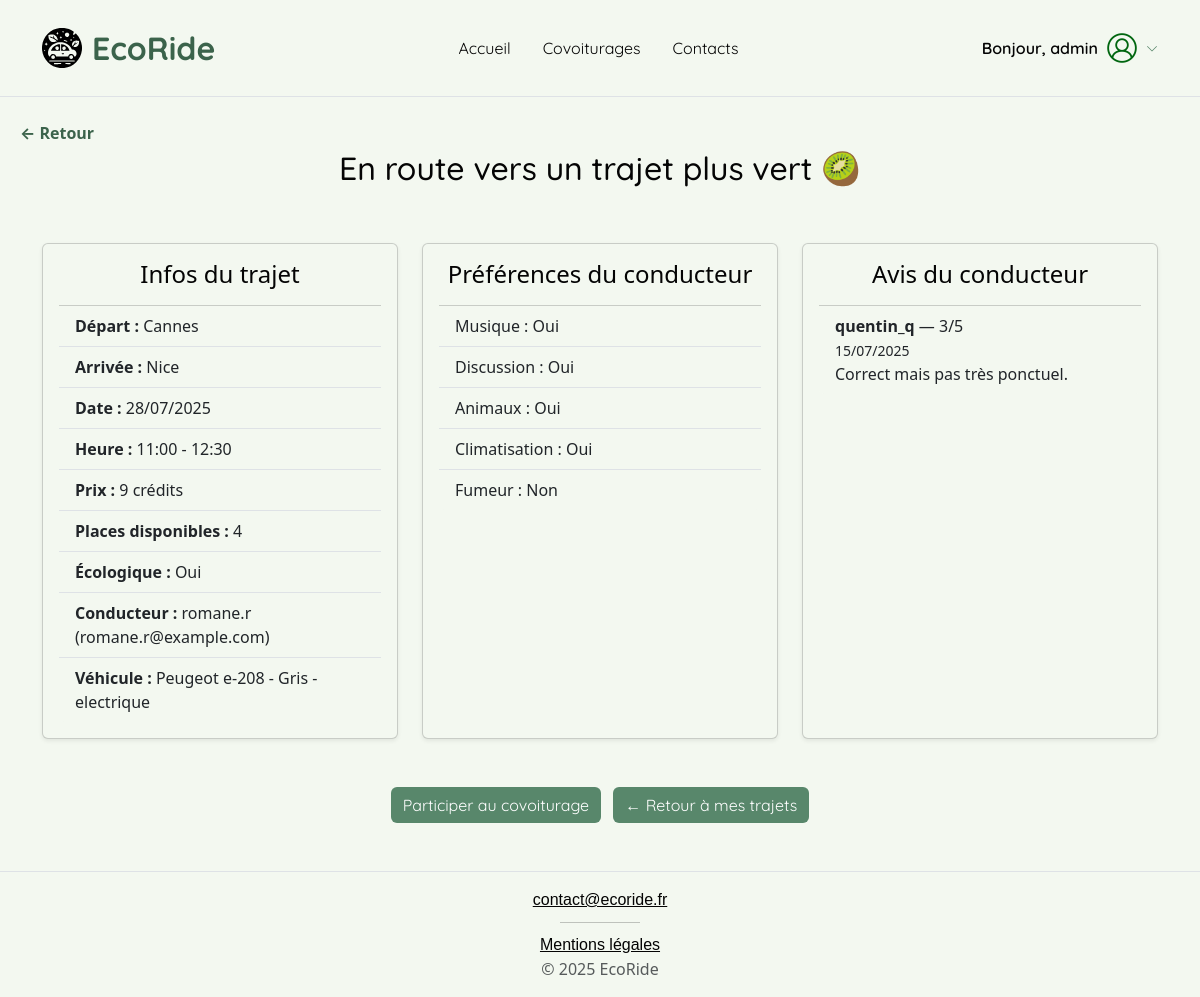
Page /pages/detail.php?id=18 (signed in) on the committed database.
### tables this page shows
CREATE TABLE `covoiturages` (
  `id` int(11) NOT NULL,
  `vehicule_id` int(11) NOT NULL,
  `conducteur_id` int(11) NOT NULL,
  `adresse_depart` varchar(255) NOT NULL,
  `adresse_arrivee` varchar(255) NOT NULL,
  `date_depart` date NOT NULL,
  `heure_depart` time NOT NULL,
  `heure_arrivee` time NOT NULL,
  `places_disponibles` int(11) NOT NULL,
  `prix` int(11) NOT NULL,
  `voyage_ecologique` tinyint(1) NOT NULL DEFAULT 0,
  `statut` enum('prévu','en_cours','termine') DEFAULT 'prévu',
  `termine` tinyint(1) DEFAULT 0,
  `validation_participant` tinyint(1) DEFAULT 0
);

CREATE TABLE `utilisateurs` (
  `id` int(11) NOT NULL,
  `pseudo` varchar(50) NOT NULL,
  `prenom` varchar(50) DEFAULT NULL,
  `nom_famille` varchar(50) DEFAULT NULL,
  `date_naissance` date DEFAULT NULL,
  `adresse_postale` text DEFAULT NULL,
  `telephone` varchar(20) DEFAULT NULL,
  `email` varchar(100) NOT NULL,
  `mot_de_passe` varchar(255) NOT NULL,
  `credits` int(11) DEFAULT 20,
  `role` enum('passager','chauffeur','passager_chauffeur','employe','administrateur') NOT NULL DEFAULT 'passager',
  `date_creation` datetime DEFAULT current_timestamp(),
  `photo_profil` varchar(255) DEFAULT NULL,
  `statut` varchar(20) NOT NULL DEFAULT 'actif'
);

CREATE TABLE `vehicules` (
  `id` int(11) NOT NULL,
  `utilisateur_id` int(11) NOT NULL,
  `plaque` varchar(20) NOT NULL,
  `date_immatriculation` date NOT NULL,
  `modele` varchar(50) NOT NULL,
  `marque` varchar(50) NOT NULL,
  `couleur` varchar(30) DEFAULT NULL,
  `energie` enum('essence','diesel','electrique','hybride') NOT NULL,
  `places_disponibles` int(11) NOT NULL DEFAULT 1
);

CREATE TABLE `avis` (
  `id` int(11) NOT NULL,
  `conducteur_id` int(11) NOT NULL,
  `auteur_id` int(11) DEFAULT NULL,
  `note` tinyint(4) NOT NULL CHECK (`note` between 1 and 5),
  `commentaire` text DEFAULT NULL,
  `date_avis` datetime DEFAULT current_timestamp()
);

### pages/detail.php (the view, shortened to what this page needs)
<?php
require_once __DIR__ . '/../config/db.php';
require_once '../templates/header.php';
$userId = isset($_SESSION['user_id']) ? (int) $_SESSION['user_id'] : null;
$userCredits = $_SESSION['user_credits'] ?? 0;
$id = (int) $_GET['id'];
try {
    $stmt = $pdo->prepare("
        SELECT c.*, u.pseudo, u.email, u.id AS conducteur_id, u.photo_profil,
               v.marque, v.modele, v.couleur, v.energie
        FROM covoiturages c
        JOIN utilisateurs u ON c.conducteur_id = u.id
        JOIN vehicules v ON c.vehicule_id = v.id
        WHERE c.id = :id
        LIMIT 1
    ");
    $stmt->execute(['id' => $id]);
    $trajet = $stmt->fetch(PDO::FETCH_ASSOC);
    $date = new DateTime($trajet['date_depart']);
    $heureDepart = new DateTime($trajet['heure_depart']);
    $heureArrivee = new DateTime($trajet['heure_arrivee']);
    $stmtPrefs = $pdo->prepare("SELECT * FROM preferences_conducteurs WHERE conducteur_id = :id LIMIT 1");
    $stmtPrefs->execute(['id' => $trajet['conducteur_id']]);
    $prefs = $stmtPrefs->fetch(PDO::FETCH_ASSOC);
    $stmtAvis = $pdo->prepare("
        SELECT a.commentaire, a.note, a.date_avis, u.pseudo AS auteur
        FROM avis a
        JOIN utilisateurs u ON a.auteur_id = u.id
        WHERE a.conducteur_id = :id
        ORDER BY a.date_avis DESC
    ");
    $stmtAvis->execute(['id' => $trajet['conducteur_id']]);
    $avis = $stmtAvis->fetchAll(PDO::FETCH_ASSOC);
    $dejaInscrit = false;
    if ($userId) {
        $check = $pdo->prepare("SELECT COUNT(*) FROM participations WHERE utilisateur_id = :uid AND covoiturage_id = :cid");
        $check->execute(['uid' => $userId, 'cid' => $id]);
        $dejaInscrit = (bool) $check->fetchColumn();
    }
} catch (PDOException $e) {
    error_log('Erreur PDO : ' . $e->getMessage());
    afficherErreur("Une erreur technique est survenue.");
}
?>
<?php if ($dejaInscrit): ?>
    <div class="alert alert-info text-center my-3">
        Vous participez déjà à ce trajet.
        <form action="../config/annuler_participation.php" method="post" class="mt-2">
            <input type="hidden" name="covoiturage_id" value="<?= htmlspecialchars($id) ?>">
            <button type="submit" class="btn btn-danger">Annuler ma participation</button>
        </form>
    </div>
    <?php else: ?>
        <?php if ($trajet['statut'] !== 'termine'): ?>
            <h2 class="text-center mt-1">En route vers un trajet plus vert 🥝</h2>
        <?php endif; ?>
    <?php endif; ?>
<div class="container my-5">
    <div class="row">
        <div class="col-md-4 mb-4">
            <div class="card eco-box p-3 shadow-sm h-100">
                <h4 class="mb-3 text-center">Infos du trajet</h4>
                <ul class="list-group list-group-flush">
                    <li class="list-group-item eco-box"><strong>Départ :</strong> <?= htmlspecialchars($trajet['adresse_depart']) ?></li>
                    <li class="list-group-item eco-box"><strong>Arrivée :</strong> <?= htmlspecialchars($trajet['adresse_arrivee']) ?></li>
                    <li class="list-group-item eco-box"><strong>Date :</strong> <?= htmlspecialchars($date->format('d/m/Y')) ?></li>
                    <li class="list-group-item eco-box"><strong>Heure :</strong> <?= htmlspecialchars($heureDepart->format('H:i')) ?> - <?= htmlspecialchars($heureArrivee->format('H:i')) ?></li>
                    <li class="list-group-item eco-box"><strong>Prix :</strong> <?= htmlspecialchars($trajet['prix']) ?> crédits</li>
                    <li class="list-group-item eco-box"><strong>Places disponibles :</strong> <?= htmlspecialchars($trajet['places_disponibles']) ?></li>
                    <li class="list-group-item eco-box"><strong>Écologique :</strong> <?= $trajet['voyage_ecologique'] ? 'Oui' : 'Non' ?></li>
                    <li class="list-group-item eco-box"><strong>Conducteur :</strong> <?= htmlspecialchars($trajet['pseudo']) ?> (<?= htmlspecialchars($trajet['email']) ?>)</li>
                    <li class="list-group-item eco-box"><strong>Véhicule :</strong> <?= htmlspecialchars("{$trajet['marque']} {$trajet['modele']} - {$trajet['couleur']} - {$trajet['energie']}") ?></li>
                </ul>
            </div>
        </div>
        <div class="col-md-4 mb-4">
            <div class="card eco-box p-3 shadow-sm h-100">
                <h4 class="text-center mb-3">Préférences du conducteur</h4>
                <?php if ($prefs): ?>
                    <ul class="list-group list-group-flush">
                        <li class="list-group-item eco-box">Musique : <?= $prefs['musique'] ? 'Oui' : 'Non' ?></li>
                        <li class="list-group-item eco-box">Discussion : <?= $prefs['discussion'] ? 'Oui' : 'Non' ?></li>
                        <li class="list-group-item eco-box">Animaux : <?= $prefs['animaux_acceptes'] ? 'Oui' : 'Non' ?></li>
                        <li class="list-group-item eco-box">Climatisation : <?= $prefs['climatisation'] ? 'Oui' : 'Non' ?></li>
                        <li class="list-group-item eco-box">Fumeur : <?= $prefs['fumeur'] ? 'Oui' : 'Non' ?></li>
                    </ul>
                <?php else: ?>
                    <p class="text-center">Aucune préférence indiquée.</p>
                <?php endif; ?>
            </div>
        </div>
        <div class="col-md-4 mb-4">
            <div class="card eco-box p-3 shadow-sm h-100">
                <h4 class="text-center mb-3">Avis du conducteur</h4>
                <?php if (!empty($avis)): ?>
                    <ul class="list-group list-group-flush" style="max-height: 400px; overflow-y: auto;">
                        <?php foreach ($avis as $a): ?>
                            <li class="list-group-item eco-box">
                                <strong><?= htmlspecialchars($a['auteur']) ?></strong> — <?= (int)$a['note'] ?>/5<br>
                                <small><?= date('d/m/Y', strtotime($a['date_avis'])) ?></small><br>
                                <?= nl2br(htmlspecialchars($a['commentaire'])) ?>
                            </li>
                        <?php endforeach; ?>
                    </ul>
                <?php else: ?>
                    <p class="text-center">Aucun avis pour ce conducteur.</p>
                <?php endif; ?>
            </div>
        </div>
    </div>
    <div class="text-center mt-4">
        <?php if (!$userId): ?>
            <div class="alert alert-info">Connectez-vous pour réserver ce trajet.</div>
            <a href="connexion.php" class="btn custom-btn mx-2">Se connecter</a>
            <a href="inscription.php" class="btn custom-btn mx-2">Créer un compte</a>
        <?php elseif (!$dejaInscrit): ?>
            <?php
            if ($trajet['places_disponibles'] <= 0) {
                echo '<div class="alert alert-danger">Aucune place disponible.</div>';
            } elseif ($userCredits < $trajet['prix']) {
                echo '<div class="alert alert-danger">Crédits insuffisants. Vous avez ' . htmlspecialchars($userCredits) . ' crédits.</div>';
            } else {
                echo '<button class="btn custom-btn me-2" data-bs-toggle="modal" data-bs-target="#confirmParticipationModal">
                        Participer au covoiturage
                      </button>';
            }
            ?>
            <a href="mes_trajets.php" class="btn custom-btn">← Retour à mes trajets</a>
        <?php endif; ?>
    </div>
</div>
<?php require_once '../templates/footer.php'; ?>

### css/styles.css (style rules this page uses)
:root { --eco-green: #58876b; --eco-green-dark: #3b634b; --eco-bg: #f3f8f0; --eco-text: #040404; --eco-font: 'Quicksand', sans-serif; }
html, body { height: 100%; margin: 0; background-color: var(--eco-bg); }
body { display: flex; flex-direction: column; min-height: 100vh; }
.custom-btn { font-family: var(--eco-font); background-color: var(--eco-green); color: white; border: none; border-radius: 6px; width: auto !important; display: inline-block !important; transition: background-color 0.3s ease, transform 0.2s ease; }
h2 { display: flex; justify-content: center; font-family: var(--eco-font); color: var(--eco-green) }
.text-center { color: var(--eco-text); }
.eco-box { background-color: var(--eco-bg) !important; }

### rows in the picture
covoiturages: adresse_depart "Cannes", adresse_arrivee "Nice", date_depart "28/07/2025", heure_depart "11:00", heure_arrivee "12:30", prix "9", places_disponibles "4", conducteur.pseudo "romane.r", conducteur.email "romane.r@example.com", vehicule.energie "Peugeot e-208 - Gris - electrique"
avis: auteur.pseudo "quentin_q", note "3", date_avis "15/07/2025", commentaire "Correct mais pas très ponctuel."

### other values in the picture
$_SESSION['user_pseudo'] "admin"
